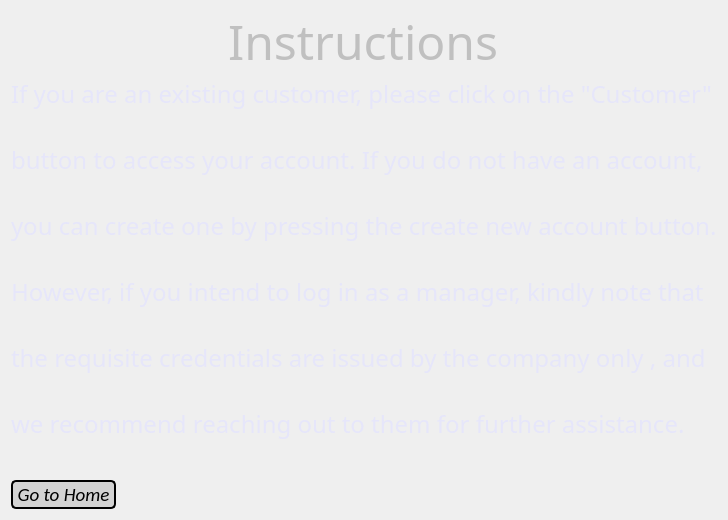
      <widget class="QWidget" name="page_18">
       <layout class="QVBoxLayout" name="verticalLayout_9">
        <item alignment="Qt::AlignHCenter">
         <widget class="QLabel" name="label_10">
          <property name="maximumSize">
           <size>
            <width>16777215</width>
            <height>60</height>
           </size>
          </property>
          <property name="font">
           <font>
            <family>Cooper Black</family>
            <pointsize>36</pointsize>
           </font>
          </property>
          <property name="styleSheet">
           <string notr="true">QLabel {
    color: #C0C0C0;  /* Silver or Light Blue-Gray */
}
</string>
          </property>
          <property name="text">
           <string>Instructions</string>
          </property>
         </widget>
        </item>
        <item alignment="Qt::AlignHCenter|Qt::AlignVCenter">
         <widget class="QLabel" name="label_7">
          <property name="font">
           <font>
            <family>Bahnschrift Light</family>
            <pointsize>18</pointsize>
            <weight>50</weight>
            <italic>false</italic>
            <bold>false</bold>
           </font>
          </property>
          <property name="styleSheet">
           <string notr="true">color:rgb(230, 230, 250)
</string>
          </property>
          <property name="text">
           <string>If you are an existing customer, please click on the &quot;Customer&quot;
 
button to access your account. If you do not have an account,

you can create one by pressing the create new account button.

However, if you intend to log in as a manager, kindly note that 

the requisite credentials are issued by the company only , and

we recommend reaching out to them for further assistance.
</string>
          </property>
         </widget>
        </item>
        <item alignment="Qt::AlignLeft">
         <widget class="QPushButton" name="pushButton_38">
          <property name="font">
           <font>
            <family>Calibri</family>
            <pointsize>14</pointsize>
            <weight>50</weight>
            <italic>true</italic>
            <bold>false</bold>
           </font>
          </property>
          <property name="styleSheet">
           <string notr="true">QPushButton {
background-color: rgb(48, 127, 255); /* Adjusted background color */
    border: none;
    color: sky blue;
    border-;
border: 2px solid black;
    border-radius: 5px;
    background-color: lightgray;
}

QPushButton:hover {
    background-color: rgb(0, 80, 150); /* Adjusted hover color */
color:white
}

QPushButton:pressed {	
    background-color: rgb(255, 70, 70); /* Adjusted pressed color */
    color: black;
}
</string>
          </property>
          <property name="text">
           <string> Go to Home </string>
          </property>
         </widget>
        </item>
       </layout>
      </widget>
